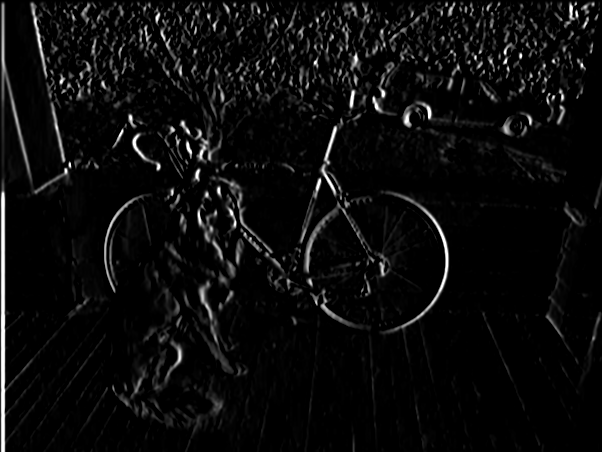
#> input picture ouputsobel.png, 602 x 452 px, given in place of edgedetection.png, which was not available
$ jupyter execute x_direction_edge_detection.ipynb
#> lines starting #> are read from the running program, lines starting #| are printed output that depends on the picture; pictures that were not available may be replaced by others from this repository, and a replacement may not be noted
[cell 1]
from PIL import Image
import numpy as np
import matplotlib.pyplot as plt

def rgb2gray(rgb):
    r, g, b = rgb[:,:,0], rgb[:,:,1], rgb[:,:,2]
    gray = 0.2989 * r + 0.5870 * g + 0.1140 * b
    return gray


def convolution(image,kernel):
    img_row,img_column=image.shape
#> img_row = 452; img_column = 602
    #kernel_size=kernel.shape[0]
    #padding_width=(kernel_size-1)//2
    output=np.zeros(image.shape)
    padded_image=np.zeros((img_row+kernel.shape[0]-1,img_column+kernel.shape[1]-1))
    padded_image[kernel.shape[0]-1:kernel.shape[0]-1+img_row,kernel.shape[1]-1:kernel.shape[1]-1+img_column]=image
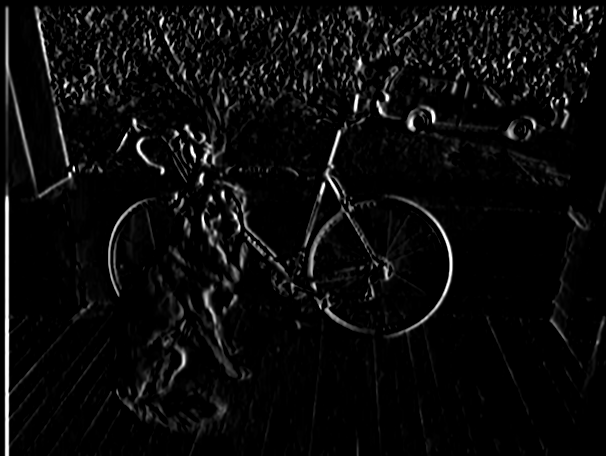
#> padded_image: shape (456, 606) float64; min 0, max 255, mean 11.6
    for j in range(img_column):
        for i in range(img_row):
            output[i,j]=np.sum(padded_image[i:i+kernel.shape[0],j:j+kernel.shape[1]]*kernel)
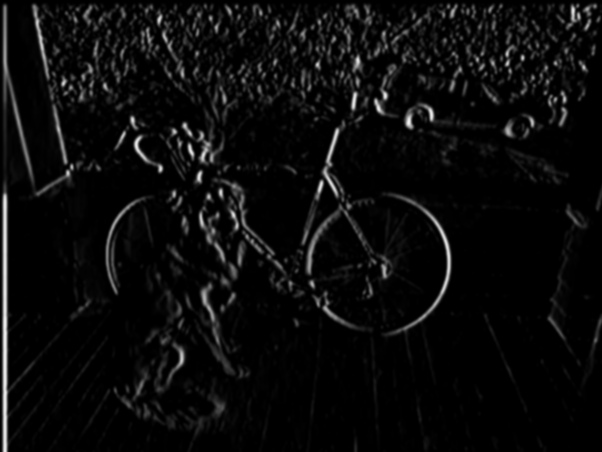
#> output: shape (452, 602) float64; min 0, max 240.9, mean 11.8
    return output

x_direction_kernel=np.array([[-1,0,1],
                             [-2,0,2],
                             [-1,0,1]])

y_direction_kernel=np.array([[-1,-2,-1],
                             [ 0, 0, 0],
                             [ 1, 2, 1]])

gaussian_blurr=np.array([[1,  4,  6,  4, 1],
                         [4, 16, 24, 16, 4],
                         [6, 24, 36, 24, 6],
                         [4, 16, 24, 16, 4],
                         [1,  4,  6,  4, 1]])/256

file="edgedetection.png"
im=rgb2gray(np.array(Image.open(file)))
#intensity = [[sum(im[x, y]) / 3 for y in range(im.shape[1])] for x in range(im.shape[0])]
im=convolution(im,gaussian_blurr)
im=convolution(im,x_direction_kernel)
#> in convolution (call 2), `padded_image[kernel.shape[0]-1:kernel.shape[0]-1+img_row,kernel.shape[..`:
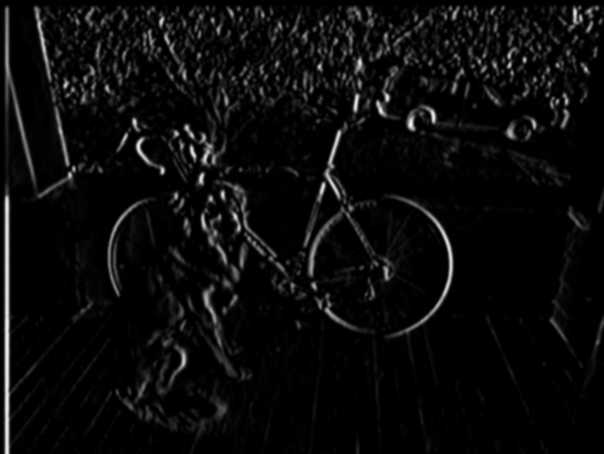
#> padded_image: shape (454, 604) float64; min 0, max 240.9, mean 11.7
#> after the loop in convolution (call 2), `for j in range(img_column):`:
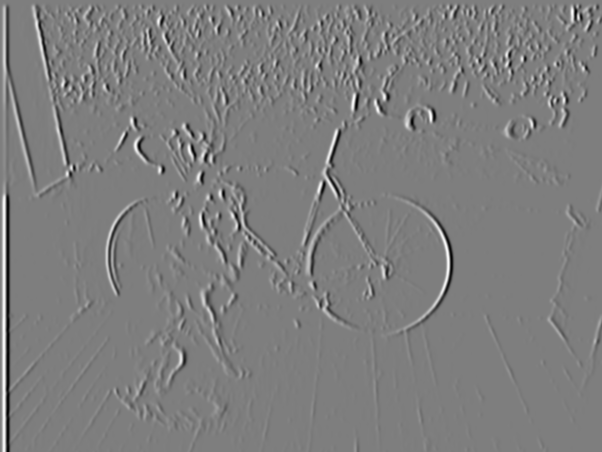
#> output: shape (452, 602) float64; min -623.4, max 635.7, mean 0; drawn with min black and max white
new_img=Image.fromarray(im).convert('RGB')
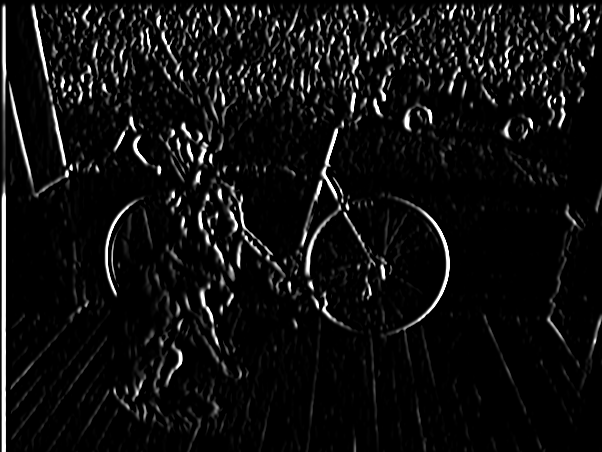
#> new_img: PIL image 602x452 RGB; min 0, max 255, mean 15.9
new_img.save('xkerenl.png')
Image.open('xkernel.png')
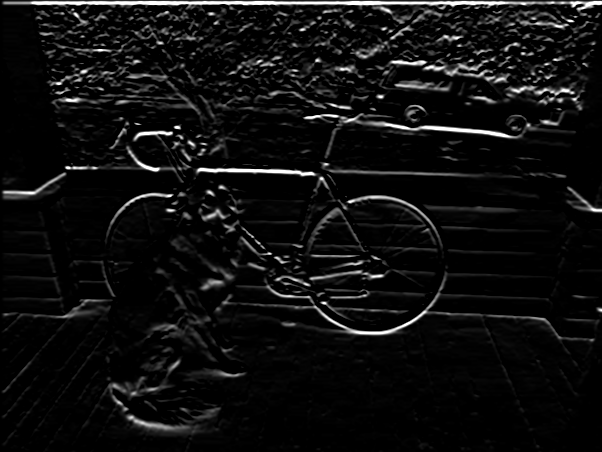
#> input picture xkernel.png, 602 x 452 px
